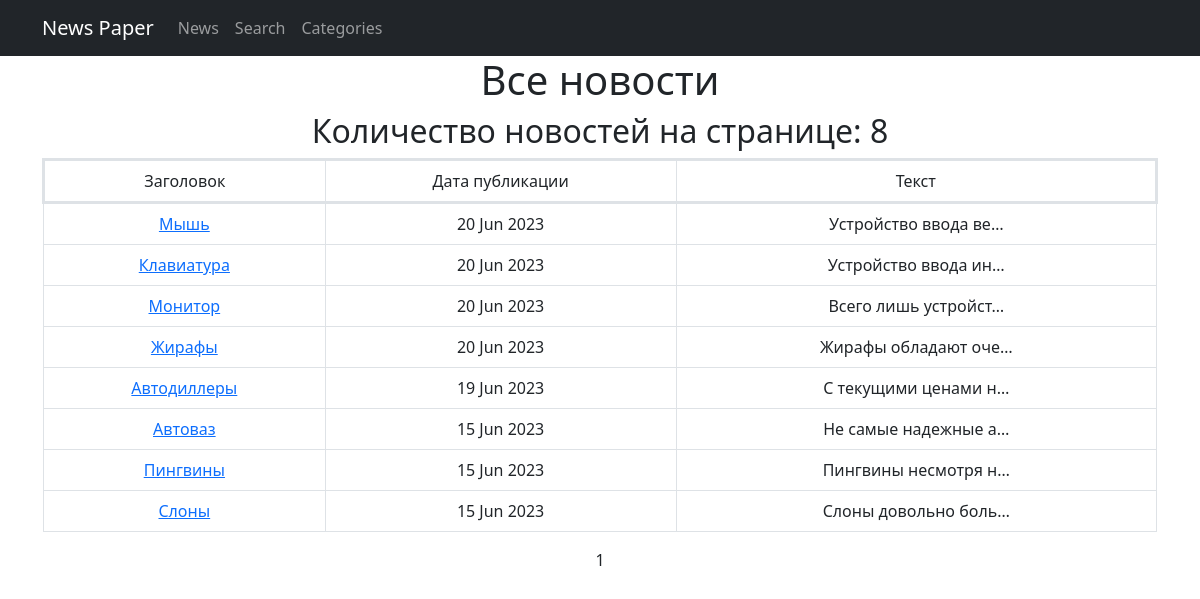
Before: /news/ with the older database file.
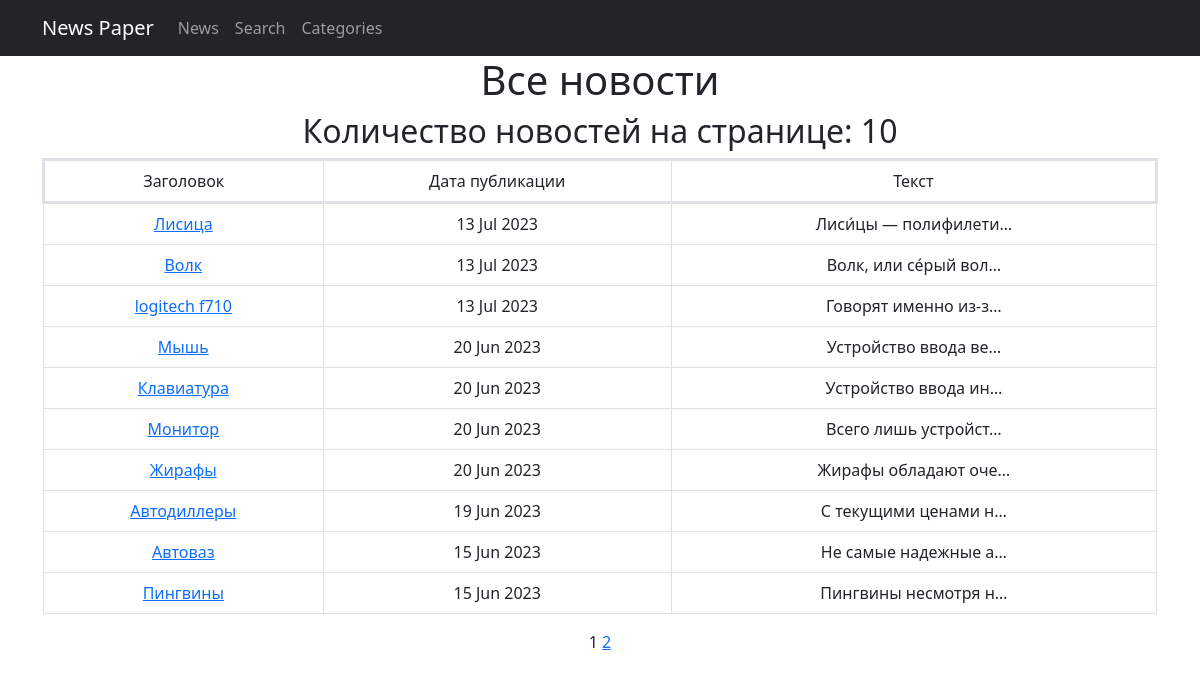
After: the same page with the newer database file.
### news/models.py (models this page shows, shortened)
class Post(models.Model):
    news = 'NW'
    article = 'AR'
    POST_TYPES = [(news, 'Новость'), (article, 'Статья')]
    author = models.ForeignKey('Author', on_delete=models.PROTECT)
    post_type = models.CharField(max_length=2, choices=POST_TYPES, default=article,)
    time_create = models.DateTimeField(auto_now_add=True)
    categories = models.ManyToManyField(Category, through='PostCategory')
    title = models.CharField(max_length=80, default='Заголовок')
    post_text = models.TextField(default='Текст статьи')
    rating = models.IntegerField(default=0)

### news/views.py (the view)
# urls.py: path('', cache_page(60*1)(PostsList.as_view()), name='post_list'),
class PostsList(ListView):
    model = Post
    ordering = '-time_create'
    template_name = 'news.html'
    context_object_name = 'news'
    paginate_by = 10
    def get_queryset(self):
        queryset = super().get_queryset()
        self.filterset = PostFilter(self.request.GET, queryset)
        return self.filterset.qs

### news/templatetags/custom_filters.py (called while the page is built)
@register.filter()
def censor(value):
   for word in BAD_WORDS:
        pattern = f'({word[0].upper()}|{word[0].lower()}){word[1:]}'
        value = re.sub(pattern, f'\\1{"*" * (len(word) - 1)}', value)
   return value

### templates/news.html (shortened to what this page needs)
{% extends 'flatpages/default.html' %}
{% load custom_filters %}
{% block content %}
    <h1>Все новости</h1>
    <h2>Количество новостей на странице: {{ news|length }} </h2>
    {% if news %}
    <table class="table table-bordered">
        <tr style='border-width: 3px;'>
            <td>Заголовок</td>
            <td>Дата публикации</td>
            <td>Текст</td>
        </tr>
        {% for post in news %}
        <tr>
            <td><a href="/news/{{post.id}}">{{ post.title|censor }}</a></td>
            <td>{{ post.time_create|date:'d M Y' }}</td>
            <td>{{ post.post_text|truncatechars:20|censor }}</td>
        </tr>
        {% endfor %}
    </table>
    {% else %}
        <h2>Новостей нет</h2>
    {% endif %}
   {{ page_obj.number }}
   {% if page_obj.has_next %}
       <a href="?page={{ page_obj.next_page_number }}">{{ page_obj.next_page_number }}</a>
   {% endif %}
{% endblock content %}

### templates/flatpages/default.html (shortened to what this page needs)
<!DOCTYPE html>
<html lang="en">
    <head>
        {% load static %}
        <link href="{% static 'css/styles.css' %}" rel="stylesheet" />
    </head>
    <body>
        {% load cache %}
        {% cache 60 navbar %}
        <nav class="navbar navbar-expand-lg navbar-dark bg-dark static-top">
            <div class="container">
                <a class="navbar-brand" href="/news/">News Paper</a>
                <div class="collapse navbar-collapse" id="navbarResponsive">
                    <ul class="navbar-nav ml-auto">
                        <li class="nav-item">
                            <a class="nav-link" href="/news/">News</a>
                        </li>
                        <li class="nav-item">
                            <a class="nav-link" href="/news/search/">Search</a>
                        </li>
                        <li class="nav-item">
                            <a class="nav-link" href="/categories/">Categories</a>
                        </li>
                    </ul>
                </div>
            </div>
         </nav>
         {% endcache %}
        <div class="container">
            <div class="row">
                <div class="col-lg-12 text-center">
                    {% block content %}{% endblock content %}
                </div>
            </div>
         </div>
    </body>
</html>

Changed rows visible on the page:
no longer on this page (row unchanged): Post: title|censor "Слоны", time_create "15 Jun 2023", post_text|censor "Слоны довольно боль…"
added Post: title|censor "Лисица", time_create "13 Jul 2023", post_text|censor "Лиси́цы — полифилети…"
added Post: title|censor "Волк", time_create "13 Jul 2023", post_text|censor "Волк, или се́рый вол…"
added Post: title|censor "logitech f710", time_create "13 Jul 2023", post_text|censor "Говорят именно из-з…"
Other visible differences:
{{ news|length }}: "8" → "10"
{{ page_obj.next_page_number }}: (not shown) → "2"
